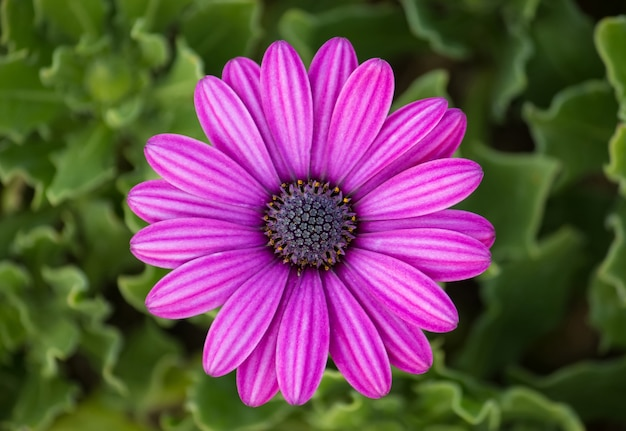
#> input picture purple.jpg, 626 x 431 px
$ python 'DIP Lab 5(Edge detection using Robert operator).py'
#> lines starting #> are read from the running program, lines starting #| are printed output that depends on the picture
import numpy as np
from PIL import Image
from scipy.ndimage import convolve
import matplotlib.pyplot as plt

def roberts_operator(image):
    # Define Roberts kernels
    kernel_x = np.array([[1, 0], [0, -1]])

    kernel_y = np.array([[0, 1], [-1, 0]])

    # Apply convolution using the defined kernels
    gradient_x = convolve(image, kernel_x)
    gradient_y = convolve(image, kernel_y)

    # Calculate the magnitude of gradients
    gradient_magnitude = np.sqrt(gradient_x**2 + gradient_y**2)
    gradient_magnitude = np.clip(gradient_magnitude, 0, 255).astype(np.uint8)

    return gradient_magnitude

# Load an image
image_path = 'purple.jpg'  # Change this to your image path
image = Image.open(image_path).convert('L')  # Convert to grayscale
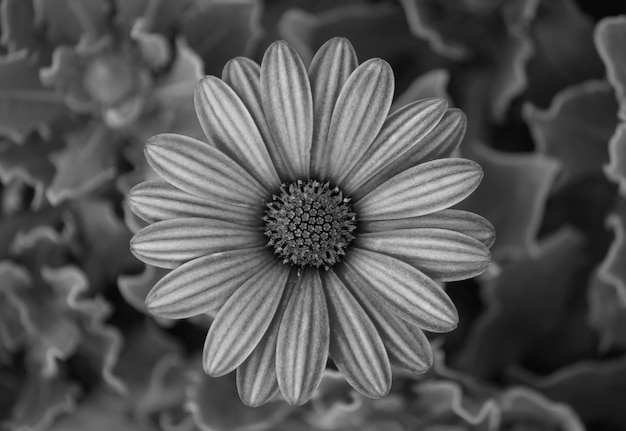
#> image: PIL image 626x431 L; min 0, max 219, mean 85.6
image_np = np.array(image)

# Apply Roberts operator
edges = roberts_operator(image_np)
#> in roberts_operator, `gradient_x = convolve(image, kernel_x)`:
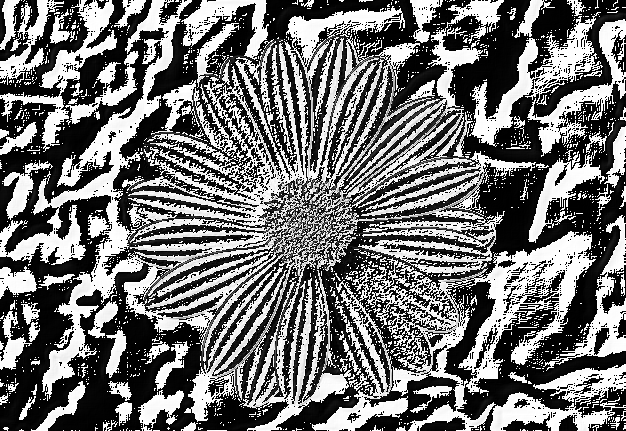
#> gradient_x: shape (431, 626); min 0, max 255, mean 114.2
#> in roberts_operator, `gradient_y = convolve(image, kernel_y)`:
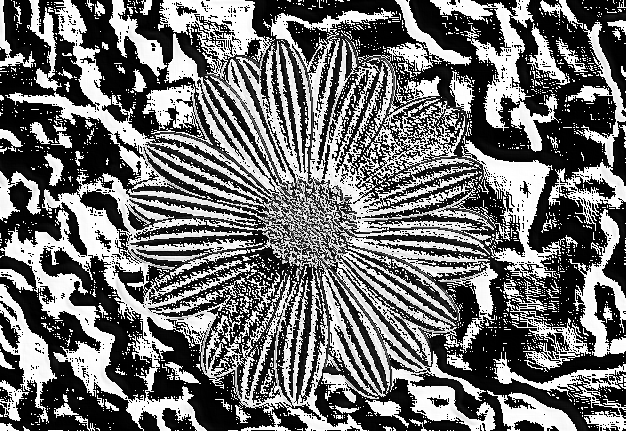
#> gradient_y: shape (431, 626); min 0, max 255, mean 111.8
#> in roberts_operator, `gradient_magnitude = np.sqrt(gradient_x**2 + gradient_y**2)`:
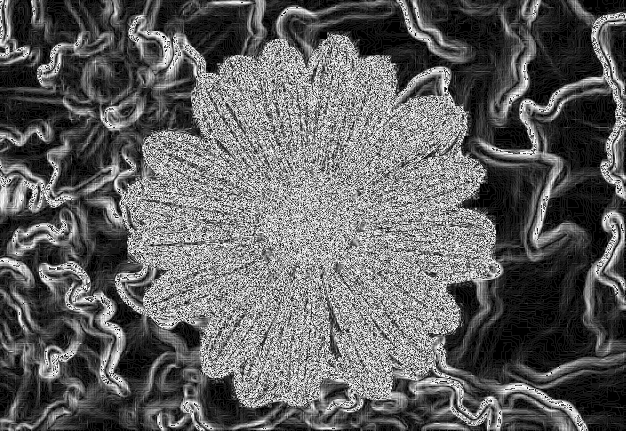
#> gradient_magnitude: shape (431, 626) float16; min 0, max 15.91, mean 6.07; drawn with min black and max white

# Display results using Matplotlib
plt.figure(figsize=(10, 5))
plt.subplot(1, 2, 1)
plt.title('Original Image')
plt.imshow(image_np, cmap='gray')
plt.axis('off')

plt.subplot(1, 2, 2)
plt.title('Edges using Roberts Operator')
plt.imshow(edges, cmap='gray')
plt.axis('off')

plt.show()

$ run again, with flower.jpg copied over purple.jpg
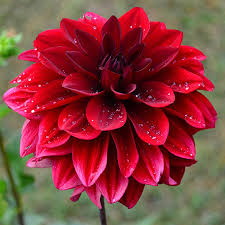
#> input picture flower.jpg, 225 x 225 px
#> in roberts_operator, `gradient_y = convolve(image, kernel_y)`:
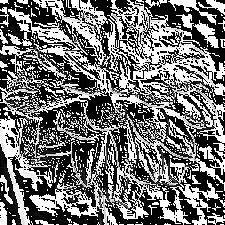
#> gradient_y: shape (225, 225); min 0, max 255, mean 115.9
#> in roberts_operator, `gradient_magnitude = np.sqrt(gradient_x**2 + gradient_y**2)`:
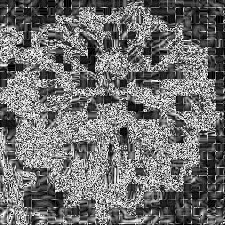
#> gradient_magnitude: shape (225, 225) float16; min 0, max 15.91, mean 7.02; drawn with min black and max white

$ run again, with night.jpg copied over purple.jpg
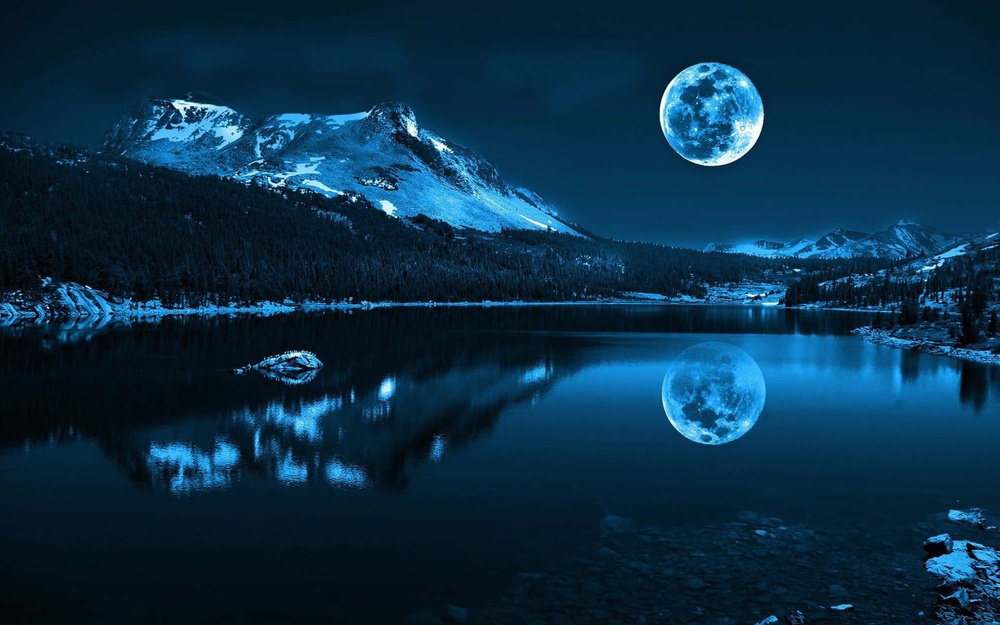
#> input picture night.jpg, 1000 x 625 px, shrunk from 1920 x 1200 before the run
#> in roberts_operator, `gradient_y = convolve(image, kernel_y)`:
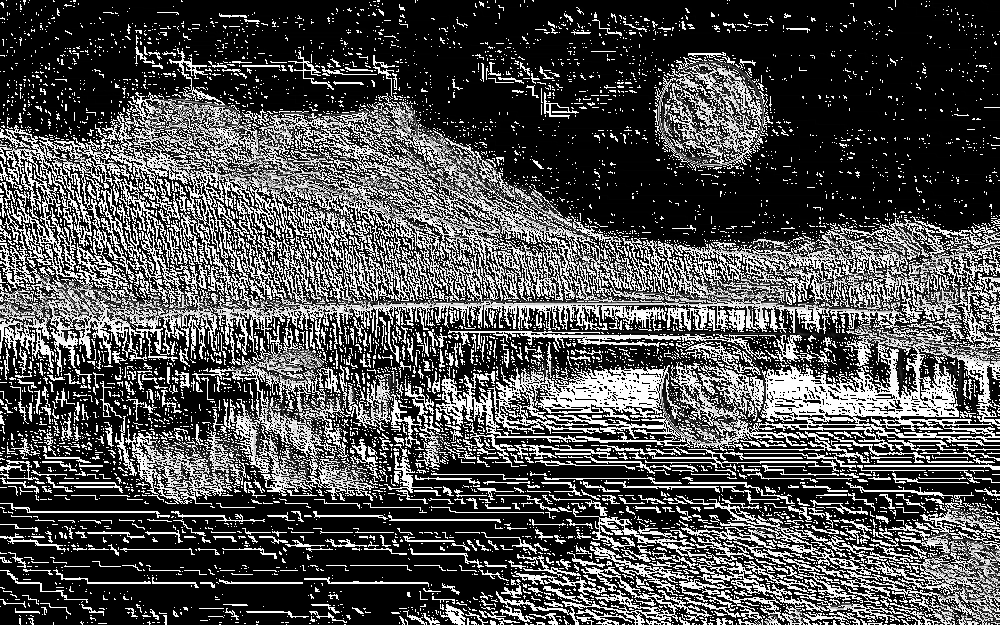
#> gradient_y: shape (625, 1000); min 0, max 255, mean 78.5
#> in roberts_operator, `gradient_magnitude = np.sqrt(gradient_x**2 + gradient_y**2)`:
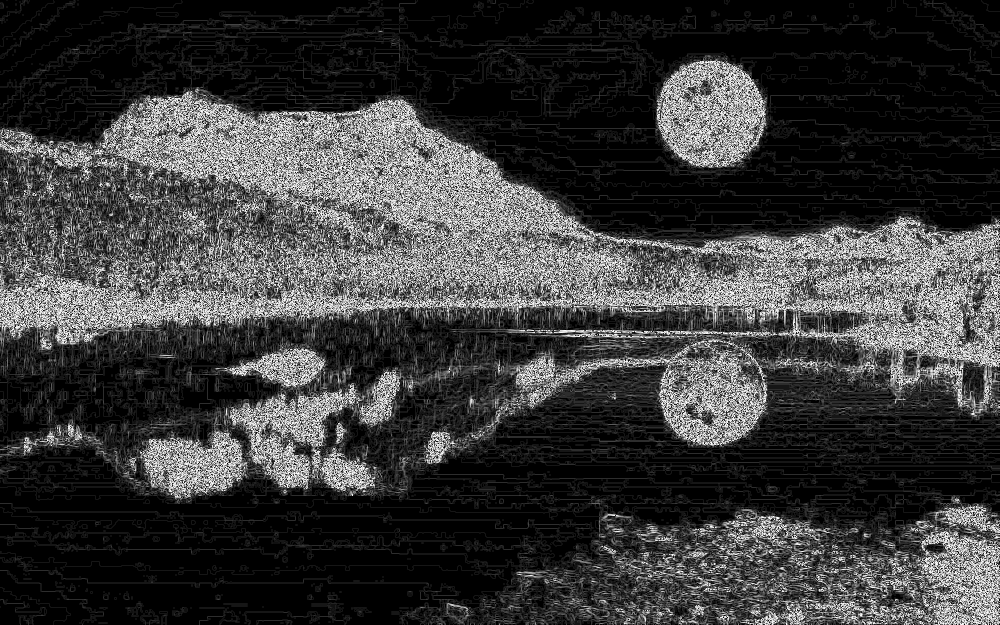
#> gradient_magnitude: shape (625, 1000) float16; min 0, max 15.91, mean 3.66; drawn with min black and max white
